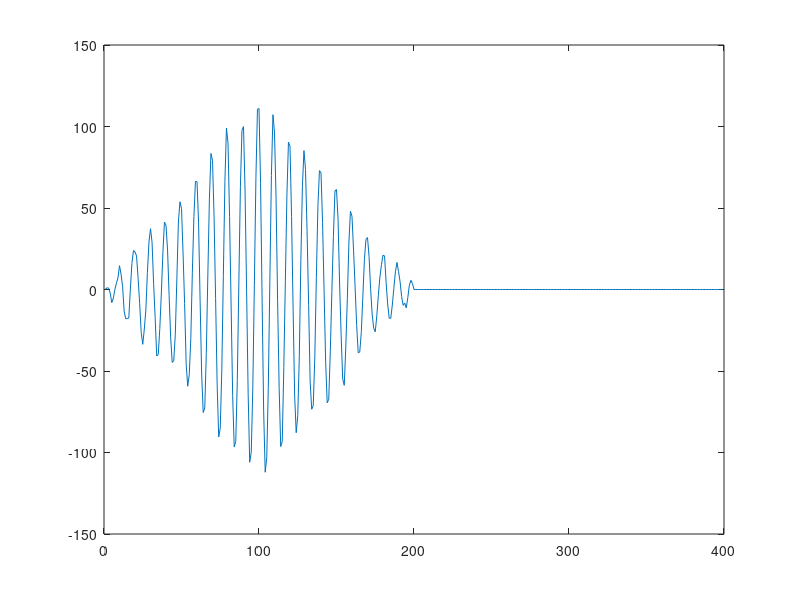

The MATLAB source for this figure:
clear all;clc;
t=10;
n=0:0.1:t-0.1;
xn=cos(2*pi*n);
xn1=[xn,zeros(1,100)];
xn_r=xn+3*randn(1,length(xn));
xn2=[zeros(1,100),xn_r];
y=xcorr(xn1,xn2);
plot(y);